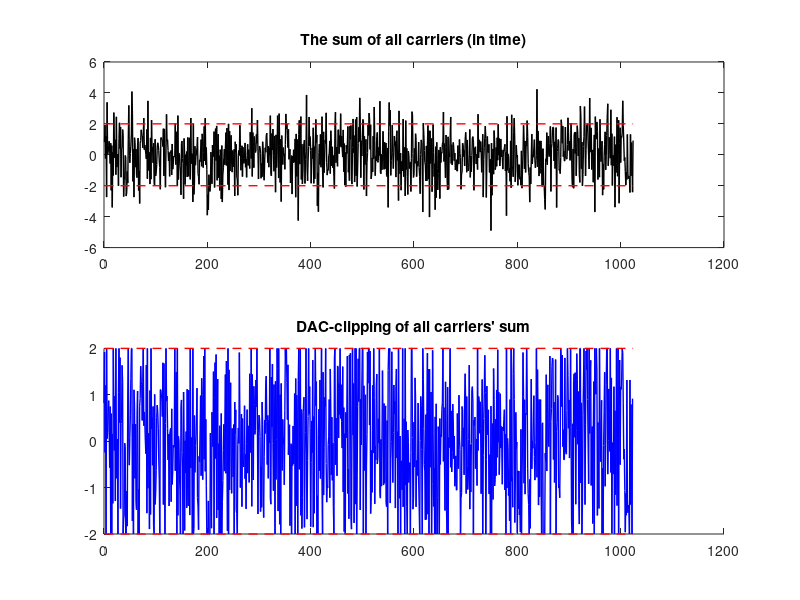

Write MATLAB code to recreate this figure. (Note: this script raises an error after producing the figure.)
%%
clear;clc;
SteelBlue = '#36648B';
%% 
% 形成实载波信号
N = 1024;% 1帧FFT长度
n = 0:N-1;
fs = 2e9; % 采样率
Nc = N/16; % 载波数量

% ks = [20 64 100 120]; % 载波对应的bins
ks = randperm(N/2-1,Nc);% 载波对应的bins
phases = randperm(N,Nc)/N*2*pi; % 从 [1,N]、N*2*pi中选出Nc个不同的相位
% phases = randperm(N,Nc)/N*2*pi-pi; % 从 [1,N]、N*2*pi中选出Nc个不同的相位


AF = 2; % DAC full-scale
P_avg = AF.^2/2; % 单路ADC采样信号总功率
A = AF/Nc^0.5; % r.m.s值平方为A^2/2，故计算幅度和复信号相同

%%
ind_ks = ks+1;

% 产生不同相位和频率的载波信号
s_arr = zeros(N,Nc);

for vv = 1:Nc
    s_arr(:,vv) = A*cos(2*pi*ks(vv)*n/N + phases(vv)); 
end
Xs = 1/N*fft(s_arr);

s_sum = sum(s_arr,2);
X_sum = 1/N*fft(s_sum);

s_DAC_clip = s_sum;
s_DAC_clip(s_DAC_clip>AF) = AF;
s_DAC_clip(s_DAC_clip<-AF) = -AF;

PX_sum = abs(X_sum).^2;

X_DAC_clip = 1/N*fft(s_DAC_clip);
PX_DAC_clip = abs(X_DAC_clip).^2; 

PX_sum(PX_sum==0)=eps;
PX_DAC_clip(PX_DAC_clip==0)=eps;


%%
figure(1)
subplot(2,1,1)
plot(s_sum,'k-','linew',1)
hold on
plot([1,N],AF*[1,1],'r--','linew',1)
plot([1,N],AF*[-1,-1],'r--','linew',1)
title('The sum of all carriers (in time)')
% xlim([0 N/2])
caxis = gca;
subplot(2,1,2)
hold on
plot(n,s_DAC_clip,'b-','linew',1)
plot([1,N],AF*[1,1],'r--','linew',1)
plot([1,N],AF*[-1,-1],'r--','linew',1)
title('DAC-clipping of all carriers'' sum')
% xlim([0 N/2])
ylim(caxis.YLim)
%
figure(2)
subplot(2,1,1)
plot(pow2db(PX_sum/P_avg),'k-','linew',1)
hold on
plot(ind_ks,pow2db(PX_sum(ind_ks)/P_avg),'r.')
xlim([0,N/2])
xlabel('FFT bins [0,N/2]')
ylabel('dB')
title('The power spectrum of all carriers'' sum')
subplot(2,1,2)
plot(pow2db(PX_DAC_clip/P_avg),'b-','linew',1)
hold on
plot(ind_ks,pow2db(PX_DAC_clip(ind_ks)/P_avg),'r.')
xlim([0,N/2])
xlabel('FFT bins [0,N/2]')
ylabel('dB')
title('The DAC-clipping power spectrum of all carriers'' sum')
%%
% 构造实陷波滤波器
p = zeros(N,1);
p(1) = 1;
X_p = fft(p);
MX_p = abs(X_p);

% p_tmp = ifft(X_pr);
X_pr = X_p;
X_pr(ind_ks) = 0;
X_pr(N-ind_ks+1) = 0; % 构造实滤波脉冲时需要剔除关于bin=N/2对称的频率分量

MX_pr = abs(X_pr);
pr = ifft(X_pr);
%%
figure(3)
subplot(2,2,1)
plot(p,'k-','linew',1)
subplot(2,2,3)
plot(MX_p,'k-','linew',1)
ylim([0 2])
subplot(2,2,4)
plot(MX_pr,'b-','linew',1)
subplot(2,2,2)
plot(real(pr),'b-','linew',1)
hold on
plot(imag(pr),'r-','linew',1)

%%
s_AG_clip = s_sum;
ft_pr = fft(real(pr),2*N);
n_iter = 0;

tol = 1e6*eps;

while(max(s_AG_clip)-AF >tol  || min(s_AG_clip)+AF< -tol)
    c = zeros(N,1);
    ind_upper = s_AG_clip > AF;
    ind_lower = s_AG_clip < -AF;
    c(ind_upper) = AF - s_AG_clip(ind_upper);
    c(ind_lower) = -AF - s_AG_clip(ind_lower);

    ft_c = fft(c,2*N);
    ft_cc = ft_c.* ft_pr;   

    cc_full = real(ifft(ft_cc));
    cc = cc_full(1:N);
    % cc = conv(c,pulse_t_rev,'same');
    s_AG_clip = s_AG_clip + cc;
    n_iter = n_iter+1;
    disp(n_iter);
end
%%
X_AG_clip = 1/N*fft(s_AG_clip);
PX_AG_clip = abs(X_AG_clip).^2;

phases_AG_clip = angle(X_AG_clip(ind_ks))'; % 计算AG算法 clipping后的载波频点相位
phases_AG_clip = mod(phases_AG_clip,2*pi); % 相位取到[0, 2*pi]内

phases_DAC_clip = angle(X_DAC_clip(ind_ks))'; % 计算DAC clipping后的载波频点相位
phases_DAC_clip = mod(phases_DAC_clip,2*pi); % 相位取到[0, 2*pi]内

err1_phase_ratio = (phases_DAC_clip - phases)./2/pi;
err1_phase_abs = phases_DAC_clip - phases;
% plot(err1_phase)

err2_phase_ratio = (phases_AG_clip - phases)./2/pi;
err2_phase_abs = phases_AG_clip - phases;

% disp(err1_phase)
% disp(err2_phase)
%%
figure(4)
subplot(2,1,1)
hold on
plot(s_sum,'k-','linew',1)
plot([1,N],AF*[1,1],'r--','linew',1)
plot([1,N],AF*[-1,-1],'r--','linew',1)
title('The sum of all carriers (in time)')
caxis = gca;
subplot(2,1,2)
hold on
phd3 = plot(s_AG_clip,'-','linew',1);
phd3.Color = SteelBlue;
plot([1,N],AF*[1,1],'r--','linew',1)
plot([1,N],AF*[-1,-1],'r--','linew',1)
title('AG-clipping of all carriers'' sum')
% xlim([0 N/2])
ylim(caxis.YLim)
%
figure(5)
subplot(2,1,1)
plot(pow2db(PX_sum/P_avg),'k-','linew',1)
hold on
plot(ind_ks,pow2db(PX_sum(ind_ks)/P_avg),'r.')
xlim([0 N/2])
xlabel('FFT bins [0,N/2]')
ylabel('dB')
title('The power spectrum of all carriers'' sum')
% subplot(2,2,3)
% plot(angle(X_sum),'k-','linew',1)
% xlim([0 N/2])
subplot(2,1,2)
phdl = plot(pow2db(PX_AG_clip/P_avg),'-','linew',1);
% phdl.Color = '#696969';
phdl.Color = SteelBlue;
hold on
plot(ind_ks,pow2db(PX_AG_clip(ind_ks)/P_avg),'r.')
xlim([0 N/2])
xlabel('FFT bins [0,N/2]')
ylabel('dB')
title('The AG-clipping power spectrum of all carriers'' sum')
% subplot(2,2,4)
% plot(angle(X_AG_clip),'b-','linew',1)
% xlim([0 N/2])
%%
figure(6)
subplot(2,1,1)
plot(err1_phase_ratio,'b.-','linew',1);
caxis = gca;
% plot(err1_phase_abs,'b.-','linew',1)
title('The relative phase error between DAC-clipping carriers and unclipped carriers')
% title('The absolute phase error between DAC-clipping carriers and unclipped carriers')
% hold on
subplot(2,1,2)
phd2 = plot(err2_phase_ratio,'.-','linew',1);
% phd2 = plot(err2_phase_abs,'.-','linew',1);
phd2.Color = SteelBlue;
ylim(caxis.YLim)
title('The relative phase error between AG-clipping carriers and unclipped carriers')
% title('The absolute phase error between AG-clipping carriers and unclipped carriers')

%%
figure(7)

phd1 = plot(err1_phase_ratio,'b.-','linew',1);
phd1.MarkerSize=15;
hold on
% plot(err1_phase_abs,'b.-','linew',1)
phd2 = plot(err2_phase_ratio,'.--','linew',1);
% phd2 = plot(err2_phase_abs,'.-','linew',1);
phd2.Color = SteelBlue;
phd2.MarkerSize=15;
title('The relative phase error between clipped and unclipped carriers')
legend('DAC-clipping','AG-clipping')
% title('The absolute phase error between AG-clipping carriers and unclipped carriers')
